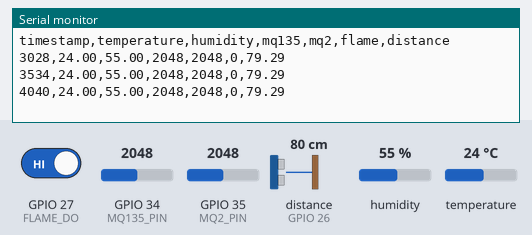
Simulated run of this sketch. Board: ESP32. Parts: the last lines printed to the serial monitor. Wiring (inferred from the names in the program): ultrasonic range finder: trigger GPIO 25; echo GPIO 26. The inputs (shaded band) are chosen by the test bench; at power-on: distance to the obstacle (sensor on GPIO 26) 80 cm, humidity 55 %, GPIO 34 (MQ135_PIN) = 2048, GPIO 35 (MQ2_PIN) = 2048, GPIO 27 (FLAME_DO) HIGH, temperature 24 °C. The echo pulse lasts 58.3 µs per cm.

Above: at 4.2 s.
4.3 s: distance to the obstacle (sensor on GPIO 26) set to 2 cm
At 5.0 s:
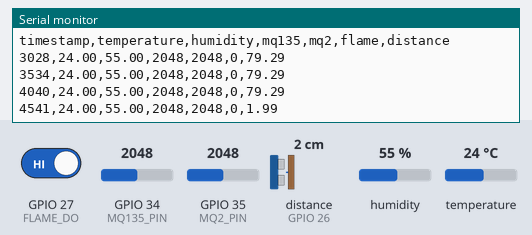
5.8 s: humidity set to 22 %
At 7.0 s:
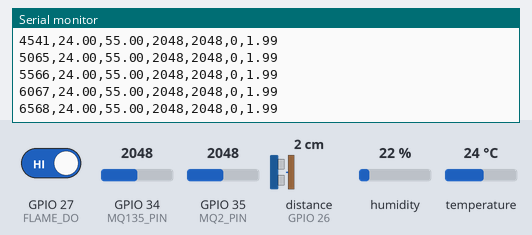
7.3 s: GPIO 34 (MQ135_PIN) set to 2866
At 8.7 s:
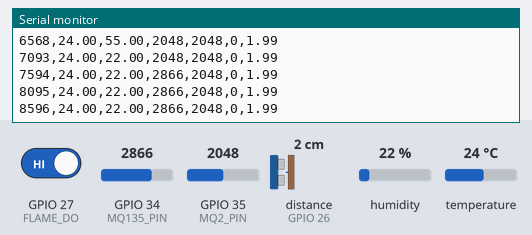
8.8 s: GPIO 35 (MQ2_PIN) set to 2866
At 9.5 s:
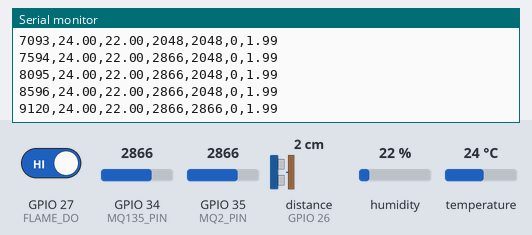
10.3 s: GPIO 27 (FLAME_DO) driven LOW
At 11.1 s:
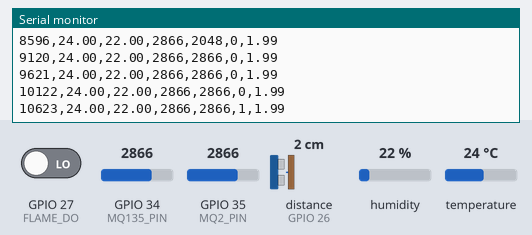
11.8 s: temperature set to 12 °C
At 11.8 s:
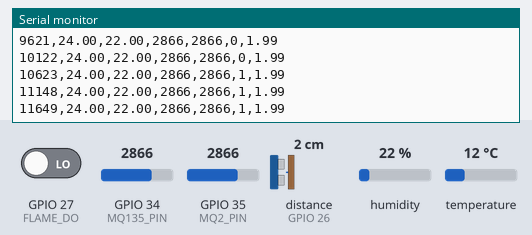
Timing chart, 0 to 14.3 s (numbered marks = the images above; inputs shaded):
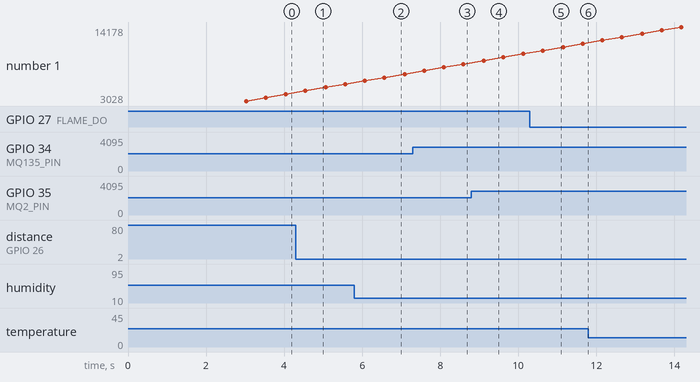

Measured:
- after the input at 4.3 s, the serial monitor: prints a new line after 0.24 s (image 1)
- after the input at 7.3 s, the serial monitor: prints a new line after 0.29 s (image 3)
- after the input at 8.8 s, the serial monitor: prints a new line after 0.32 s (image 4)
- after the input at 10.3 s, the serial monitor: prints a new line after 0.32 s (image 5)
- plotted number 1: 4040 → 5566 after the input at 4.3 s

The sketch:

esp_code.ino
```cpp
#include "DHT.h"

// -------------------- PIN DEFINITIONS --------------------
#define DHTPIN 18
#define DHTTYPE DHT11

#define MQ135_PIN 34
#define MQ2_PIN   35

#define TRIG_PIN  25
#define ECHO_PIN  26

#define FLAME_DO  27

// -------------------- OBJECTS --------------------
DHT dht(DHTPIN, DHTTYPE);

// -------------------- SETUP --------------------
void setup() {
  Serial.begin(115200);
  delay(3000);

  dht.begin();

  pinMode(TRIG_PIN, OUTPUT);
  pinMode(ECHO_PIN, INPUT);
  pinMode(FLAME_DO, INPUT);

  Serial.println("timestamp,temperature,humidity,mq135,mq2,flame,distance");
}

// -------------------- LOOP --------------------
void loop() {

  // ---------- DHT11 ----------
  float temperature = dht.readTemperature();
  float humidity    = dht.readHumidity();

  // ---------- MQ Sensors ----------
  int mq135_value = analogRead(MQ135_PIN);
  int mq2_value   = analogRead(MQ2_PIN);

  // ---------- Flame Sensor ----------
  int flame_state = digitalRead(FLAME_DO); // LOW = flame

  // ---------- Ultrasonic ----------
  digitalWrite(TRIG_PIN, LOW);
  delayMicroseconds(2);
  digitalWrite(TRIG_PIN, HIGH);
  delayMicroseconds(10);
  digitalWrite(TRIG_PIN, LOW);

  long duration = pulseIn(ECHO_PIN, HIGH, 25000);
  float distance = (duration == 0) ? -1 : duration * 0.034 / 2;

  // ---------- Timestamp ----------
  unsigned long timeStamp = millis();

  // ---------- CSV OUTPUT ----------
  Serial.print(timeStamp);
  Serial.print(",");

  if (isnan(temperature)) Serial.print("0");
  else Serial.print(temperature);
  Serial.print(",");

  if (isnan(humidity)) Serial.print("0");
  else Serial.print(humidity);
  Serial.print(",");

  Serial.print(mq135_value);
  Serial.print(",");

  Serial.print(mq2_value);
  Serial.print(",");

  Serial.print(flame_state == LOW ? 1 : 0);  // 1 = flame
  Serial.print(",");

  Serial.println(distance);

  delay(500);
}
```
